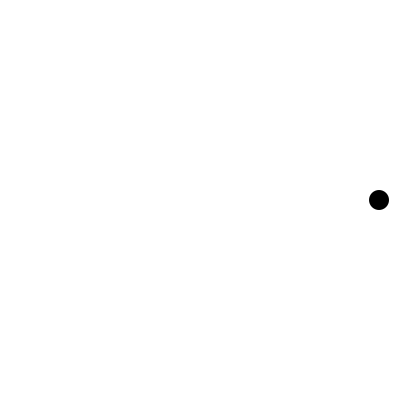
Frame 1 (no input)
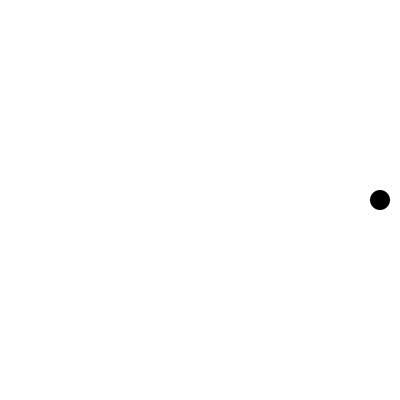
Frame 60 (the mouse pressed at the canvas centre just before this capture)
Frame 120 (the mouse held since frame 60 and released just before this capture): identical to frame 60, image omitted

The Processing sketch that drew these frames (run headless with seeded random() and noise(); from frame 60 on, the mouse is pressed at the canvas centre):

// Processing sketch: sketch_201118g
// ── sketch_201118g.pde
int rad = 20;
void setup() {
  size(400, 400);
  background(255);
}

void draw() {
  background(255);

  float p = 60;
  float amp = width/2-rad;

  noStroke();
  fill(0);
  translate(width/2, height/2);
  float x = amp*cos(TWO_PI*frameCount/p);

  ellipse(x, 0, rad, rad);
}
